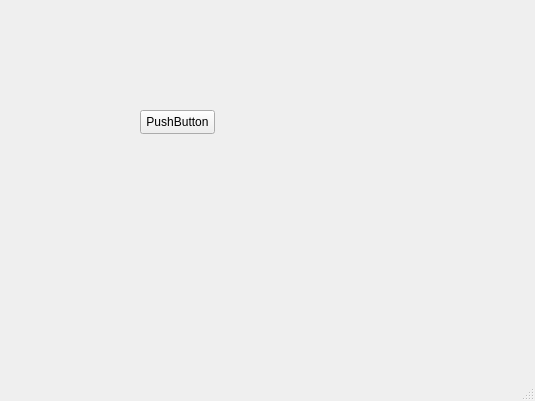
<?xml version="1.0" encoding="UTF-8"?>
<ui version="4.0">
 <class>Billing_form</class>
 <widget class="QMainWindow" name="Billing_form">
  <property name="geometry">
   <rect>
    <x>0</x>
    <y>0</y>
    <width>535</width>
    <height>401</height>
   </rect>
  </property>
  <property name="sizePolicy">
   <sizepolicy hsizetype="Fixed" vsizetype="Fixed">
    <horstretch>0</horstretch>
    <verstretch>0</verstretch>
   </sizepolicy>
  </property>
  <property name="minimumSize">
   <size>
    <width>535</width>
    <height>401</height>
   </size>
  </property>
  <property name="maximumSize">
   <size>
    <width>535</width>
    <height>401</height>
   </size>
  </property>
  <property name="windowTitle">
   <string>MainWindow</string>
  </property>
  <widget class="QWidget" name="centralwidget">
   <widget class="QPushButton" name="pushButton">
    <property name="geometry">
     <rect>
      <x>140</x>
      <y>110</y>
      <width>75</width>
      <height>24</height>
     </rect>
    </property>
    <property name="text">
     <string>PushButton</string>
    </property>
   </widget>
  </widget>
  <widget class="QMenuBar" name="menubar">
   <property name="geometry">
    <rect>
     <x>0</x>
     <y>0</y>
     <width>535</width>
     <height>22</height>
    </rect>
   </property>
  </widget>
  <widget class="QStatusBar" name="statusbar"/>
 </widget>
 <resources/>
 <connections/>
</ui>
